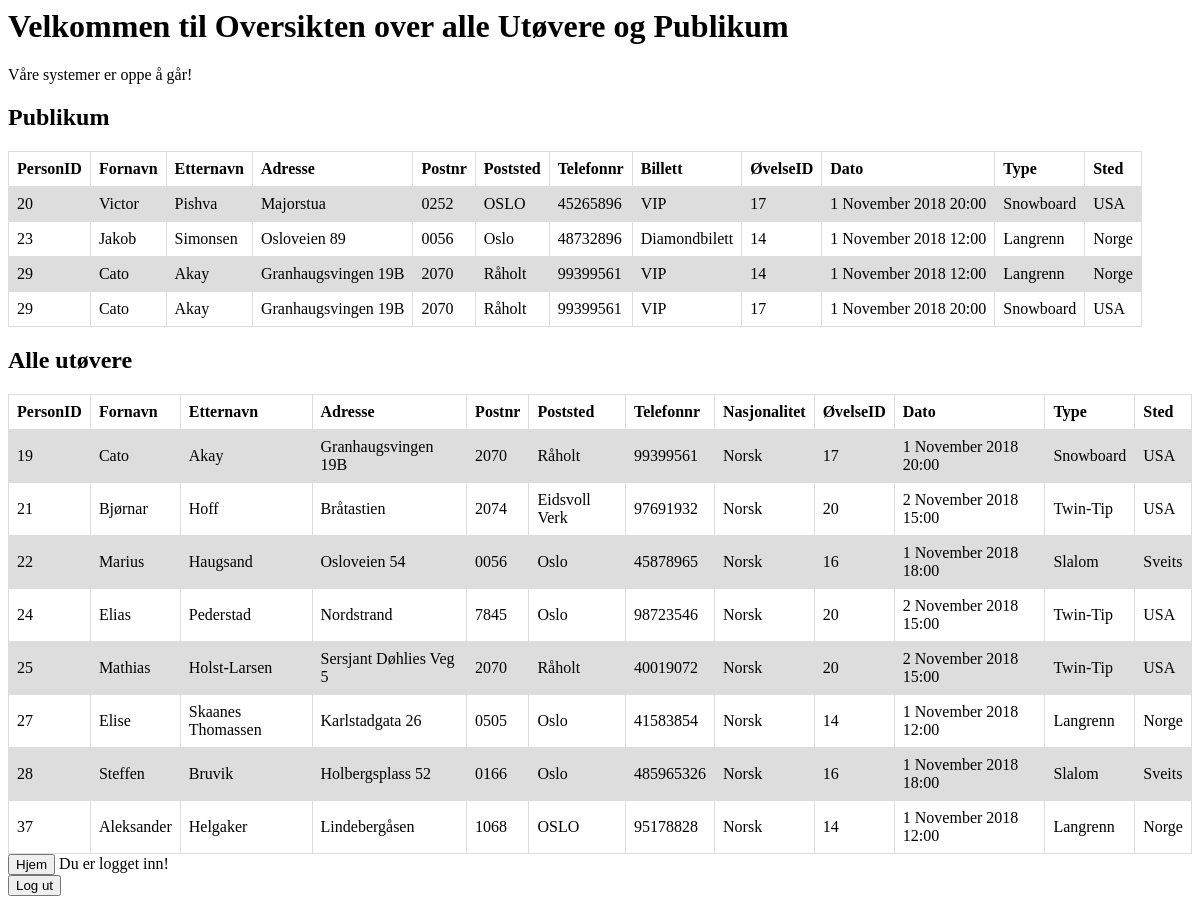
/Oversikt.php (signed in), run on the app's committed database.
### tables this page shows
CREATE TABLE `person` (
  `PersonID` int(11) NOT NULL,
  `Brukernavn` varchar(50) NOT NULL,
  `Passord` varchar(200) NOT NULL,
  `Fornavn` varchar(50) NOT NULL,
  `Etternavn` varchar(50) NOT NULL,
  `Adresse` varchar(50) NOT NULL,
  `Postnr` char(4) NOT NULL,
  `Poststed` varchar(50) NOT NULL,
  `Telefonnr` char(9) NOT NULL
);

CREATE TABLE `publikum` (
  `Biletttype` varchar(50) NOT NULL,
  `person_PersonID` int(11) NOT NULL
);

### Oversikt.php (the view, shortened to what this page needs)
<head>
    <link rel="stylesheet" href="design.css" type="text/css">
</head>
<h1>Velkommen til Oversikten over alle Utøvere og Publikum</h1>
<?php
include ('Hondterer.php');
$h4 = new Hondterer();
$h4->tilkobligTest();
$sql = "SELECT * FROM person, publikum, øvelse_has_person, øvelse WHERE person.PersonID = publikum.person_PersonID AND person.PersonID = øvelse_has_person.person_PersonID AND øvelse_has_person.øvelse_ØvelseID = øvelse.ØvelseID;";
$resultat = mysqli_query($h4->getConn(),$sql);
echo '<h2>Publikum</h2>';
echo ' <table>
 <tr>
    <th>PersonID</th>
    <th>Fornavn</th>
    <th>Etternavn</th>
    <th>Adresse</th>
    <th>Postnr</th>
    <th>Poststed</th>
    <th>Telefonnr</th>
    <th>Billett</th>
    <th>ØvelseID</th>
    <th>Dato</th>
    <th>Type</th>
    <th>Sted</th>
 </tr>';
while($row = mysqli_fetch_assoc($resultat)) {
    echo '<tr>';
    echo '<td>'.$row["PersonID"].'</td>';
    echo '<td>'.$row["Fornavn"].'</td>';
    echo '<td>'.$row["Etternavn"].'</td>';
    echo '<td>'.$row["Adresse"].'</td>';
    echo '<td>'.$row["Postnr"].'</td>';
    echo '<td>'.$row["Poststed"].'</td>';
    echo '<td>'.$row["Telefonnr"].'</td>';
    echo '<td>'.$row["Biletttype"].'</td>';
    echo '<td>'.$row["ØvelseID"].'</td>';
    echo '<td>'.$row["Dato-Tid"].'</td>';
    echo '<td>'.$row["Type"].'</td>';
    echo '<td>'.$row["Sted"].'</td>';
    echo '</tr>';
}
echo '</table>';
echo '<h2>Alle utøvere</h2>';
$sql2 = "SELECT * FROM person, utøver, øvelse_has_person, øvelse WHERE person.PersonID = utøver.person_PersonID AND person.PersonID = øvelse_has_person.person_PersonID AND øvelse_has_person.øvelse_ØvelseID = øvelse.ØvelseID;";
$resultat = mysqli_query($h4->getConn(),$sql2);
echo ' <table>
 <tr>
    <th>PersonID</th>
    <th>Fornavn</th>
    <th>Etternavn</th>
    <th>Adresse</th>
    <th>Postnr</th>
    <th>Poststed</th>
    <th>Telefonnr</th>
    <th>Nasjonalitet</th>
    <th>ØvelseID</th>
    <th>Dato</th>
    <th>Type</th>
    <th>Sted</th>
 </tr>';
while($row = mysqli_fetch_assoc($resultat)) {
    echo '<tr>';
    echo '<td>'.$row["PersonID"].'</td>';
    echo '<td>'.$row["Fornavn"].'</td>';
    echo '<td>'.$row["Etternavn"].'</td>';
    echo '<td>'.$row["Adresse"].'</td>';
    echo '<td>'.$row["Postnr"].'</td>';
    echo '<td>'.$row["Poststed"].'</td>';
    echo '<td>'.$row["Telefonnr"].'</td>';
    echo '<td>'.$row["Nasjonalitet"].'</td>';
    echo '<td>'.$row["ØvelseID"].'</td>';
    echo '<td>'.$row["Dato-Tid"].'</td>';
    echo '<td>'.$row["Type"].'</td>';
    echo '<td>'.$row["Sted"].'</td>';
    echo '</tr>';
}
echo '</table>';
?>
<a href="registrer.php"><button value="Hjem2" name="Hjem2">Hjem</button></a>
<?php
if ($_SESSION["innlogget"] == true){
    echo "Du er logget inn!";
}
?>
<form method="post" action="">
    <input type="submit" name="logut" value="Log ut"> </input>
</form>

### design.css (style rules this page uses)
table { border-collapse: collapse; }
td, th { border: 1px solid #dddddd; text-align: left; padding: 8px; }
tr:nth-child(even) { background-color: #dddddd; }

### data on the page
person: PersonID "20", Fornavn "Victor", Etternavn "Pishva", Adresse "Majorstua", Postnr "0252", Poststed "OSLO", Telefonnr "45265896", publikum.Biletttype "VIP", øvelse.ØvelseID "17", øvelse.Dato-Tid "1 November 2018 20:00", øvelse.Type "Snowboard", øvelse.Sted "USA"
person: PersonID "23", Fornavn "Jakob", Etternavn "Simonsen", Adresse "Osloveien 89", Postnr "0056", Poststed "Oslo", Telefonnr "48732896", publikum.Biletttype "Diamondbilett", øvelse.ØvelseID "14", øvelse.Dato-Tid "1 November 2018 12:00", øvelse.Type "Langrenn", øvelse.Sted "Norge"
person: PersonID "29", Fornavn "Cato", Etternavn "Akay", Adresse "Granhaugsvingen 19B", Postnr "2070", Poststed "Råholt", Telefonnr "99399561", publikum.Biletttype "VIP", øvelse.ØvelseID "14", øvelse.Dato-Tid "1 November 2018 12:00", øvelse.Type "Langrenn", øvelse.Sted "Norge", øvelse.ØvelseID "17", øvelse.Dato-Tid "1 November 2018 20:00", øvelse.Type "Snowboard", øvelse.Sted "USA"
person: PersonID "19", Fornavn "Cato", Etternavn "Akay", Adresse "Granhaugsvingen 19B", Postnr "2070", Poststed "Råholt", Telefonnr "99399561", utøver.Nasjonalitet "Norsk", øvelse.ØvelseID "17", øvelse.Dato-Tid "1 November 2018 20:00", øvelse.Type "Snowboard", øvelse.Sted "USA"
person: PersonID "21", Fornavn "Bjørnar", Etternavn "Hoff", Adresse "Bråtastien", Postnr "2074", Poststed "Eidsvoll Verk", Telefonnr "97691932", utøver.Nasjonalitet "Norsk", øvelse.ØvelseID "20", øvelse.Dato-Tid "2 November 2018 15:00", øvelse.Type "Twin-Tip", øvelse.Sted "USA"
person: PersonID "22", Fornavn "Marius", Etternavn "Haugsand", Adresse "Osloveien 54", Postnr "0056", Poststed "Oslo", Telefonnr "45878965", utøver.Nasjonalitet "Norsk", øvelse.ØvelseID "16", øvelse.Dato-Tid "1 November 2018 18:00", øvelse.Type "Slalom", øvelse.Sted "Sveits"
person: PersonID "24", Fornavn "Elias", Etternavn "Pederstad", Adresse "Nordstrand", Postnr "7845", Poststed "Oslo", Telefonnr "98723546", utøver.Nasjonalitet "Norsk", øvelse.ØvelseID "20", øvelse.Dato-Tid "2 November 2018 15:00", øvelse.Type "Twin-Tip", øvelse.Sted "USA"
person: PersonID "25", Fornavn "Mathias", Etternavn "Holst-Larsen", Adresse "Sersjant Døhlies Veg 5", Postnr "2070", Poststed "Råholt", Telefonnr "40019072", utøver.Nasjonalitet "Norsk", øvelse.ØvelseID "20", øvelse.Dato-Tid "2 November 2018 15:00", øvelse.Type "Twin-Tip", øvelse.Sted "USA"
person: PersonID "27", Fornavn "Elise", Etternavn "Skaanes Thomassen", Adresse "Karlstadgata 26", Postnr "0505", Poststed "Oslo", Telefonnr "41583854", utøver.Nasjonalitet "Norsk", øvelse.ØvelseID "14", øvelse.Dato-Tid "1 November 2018 12:00", øvelse.Type "Langrenn", øvelse.Sted "Norge"
person: PersonID "28", Fornavn "Steffen", Etternavn "Bruvik", Adresse "Holbergsplass 52", Postnr "0166", Poststed "Oslo", Telefonnr "485965326", utøver.Nasjonalitet "Norsk", øvelse.ØvelseID "16", øvelse.Dato-Tid "1 November 2018 18:00", øvelse.Type "Slalom", øvelse.Sted "Sveits"
person: PersonID "37", Fornavn "Aleksander", Etternavn "Helgaker", Adresse "Lindebergåsen", Postnr "1068", Poststed "OSLO", Telefonnr "95178828", utøver.Nasjonalitet "Norsk", øvelse.ØvelseID "14", øvelse.Dato-Tid "1 November 2018 12:00", øvelse.Type "Langrenn", øvelse.Sted "Norge"
